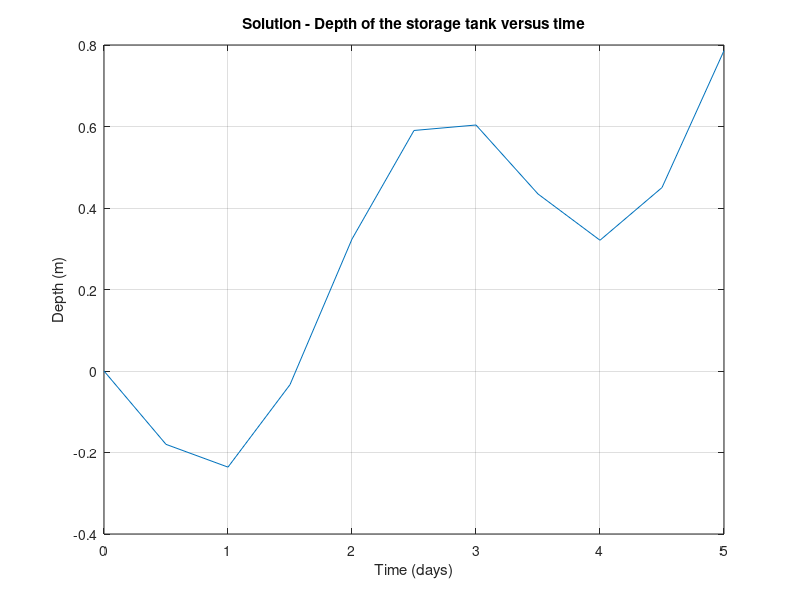

Recreate this plot in MATLAB.
%% Applied Computational Methods (MET 4076) Summer 2018:
% Lab Assignment 2, Problem 3 (Sayali Kedari)

%% Problem Description: Solving for depth of the liquid in the storage tank 

function [depth] = lab2_prob3SRK(fin_time,init_time,delt,A,Q,depth0)

% Inputs:
% fin_time = final time
% init_time = start time
% delt = step size
% A = surface area
% Q = flow rate
% depth0 = depth at t=0
% Outputs:
% depth = array of depth values

if nargin < 6
    fin_time = input('Final time : \n'); %day
    init_time = 0; %day
    delt = 0.5; %day
    A = 1250; %m^2
    Q = 450; %m^3/day
    depth0 = 0; %m
end

tlin=init_time:delt:fin_time;
depth = zeros(1,length(tlin));
depth(1) = depth0;
num_int = ((fin_time-init_time)/delt);
for i=1:num_int
    depth(i+1) = depth(i) + (3.0*Q/A*(sin(tlin(i)) * sin(tlin(i))) - Q/A)*delt;
end

%% Plotting solution
figure(1)
plot(tlin,depth);
grid
title('Solution - Depth of the storage tank versus time');
xlabel('Time (days)');
ylabel('Depth (m)');
end